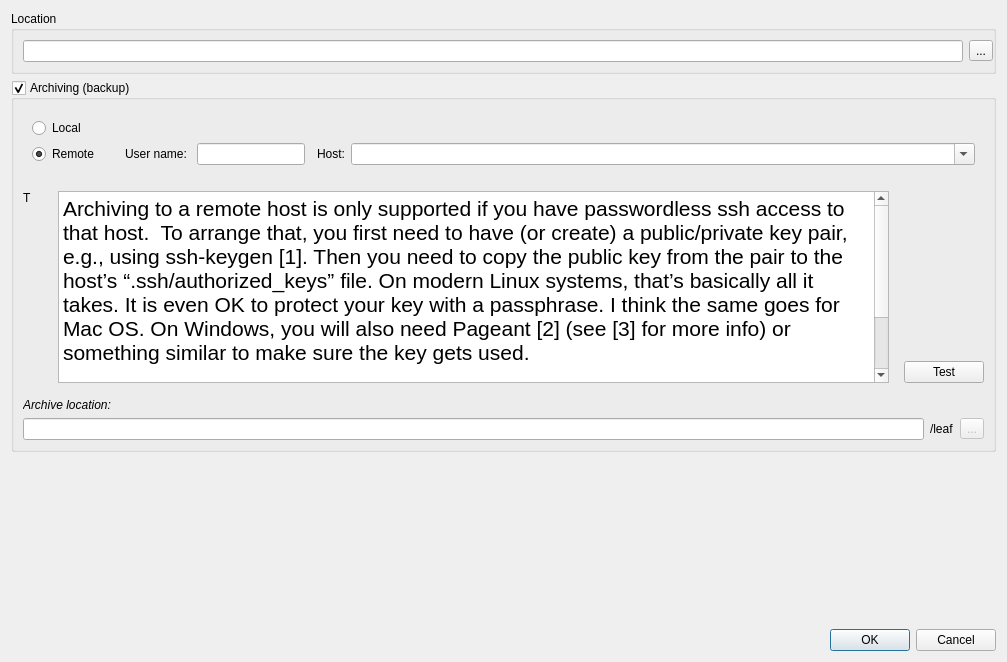
<?xml version="1.0" encoding="UTF-8"?>
<ui version="4.0">
 <class>newBookDialog</class>
 <widget class="QDialog" name="newBookDialog">
  <property name="geometry">
   <rect>
    <x>0</x>
    <y>0</y>
    <width>1007</width>
    <height>662</height>
   </rect>
  </property>
  <property name="windowTitle">
   <string>Create new notebook</string>
  </property>
  <layout class="QVBoxLayout" name="verticalLayout">
   <item>
    <widget class="QGroupBox" name="groupBox">
     <property name="title">
      <string>Location</string>
     </property>
     <layout class="QHBoxLayout" name="horizontalLayout_2">
      <property name="rightMargin">
       <number>0</number>
      </property>
      <item>
       <widget class="QLineEdit" name="location"/>
      </item>
      <item>
       <widget class="QToolButton" name="browse">
        <property name="text">
         <string>...</string>
        </property>
       </widget>
      </item>
     </layout>
    </widget>
   </item>
   <item>
    <widget class="QGroupBox" name="archive">
     <property name="title">
      <string>Archiving (backup)</string>
     </property>
     <property name="flat">
      <bool>false</bool>
     </property>
     <property name="checkable">
      <bool>true</bool>
     </property>
     <property name="checked">
      <bool>true</bool>
     </property>
     <layout class="QVBoxLayout" name="verticalLayout_2">
      <item>
       <widget class="QWidget" name="widget_2" native="true">
        <layout class="QHBoxLayout" name="horizontalLayout">
         <item>
          <widget class="QWidget" name="widget_3" native="true">
           <layout class="QVBoxLayout" name="verticalLayout_3">
            <property name="leftMargin">
             <number>0</number>
            </property>
            <property name="topMargin">
             <number>0</number>
            </property>
            <property name="rightMargin">
             <number>0</number>
            </property>
            <property name="bottomMargin">
             <number>3</number>
            </property>
            <item>
             <widget class="QRadioButton" name="local">
              <property name="text">
               <string>Local</string>
              </property>
              <property name="checked">
               <bool>false</bool>
              </property>
             </widget>
            </item>
            <item>
             <widget class="QRadioButton" name="remote">
              <property name="text">
               <string>Remote</string>
              </property>
              <property name="checked">
               <bool>true</bool>
              </property>
             </widget>
            </item>
           </layout>
          </widget>
         </item>
         <item>
          <widget class="QWidget" name="widget_6" native="true">
           <layout class="QVBoxLayout" name="verticalLayout_4">
            <property name="leftMargin">
             <number>20</number>
            </property>
            <property name="topMargin">
             <number>0</number>
            </property>
            <property name="rightMargin">
             <number>0</number>
            </property>
            <property name="bottomMargin">
             <number>0</number>
            </property>
            <item>
             <spacer name="verticalSpacer_2">
              <property name="orientation">
               <enum>Qt::Vertical</enum>
              </property>
              <property name="sizeType">
               <enum>QSizePolicy::MinimumExpanding</enum>
              </property>
              <property name="sizeHint" stdset="0">
               <size>
                <width>20</width>
                <height>0</height>
               </size>
              </property>
             </spacer>
            </item>
            <item>
             <widget class="QWidget" name="widget_4" native="true">
              <property name="enabled">
               <bool>true</bool>
              </property>
              <layout class="QHBoxLayout" name="horizontalLayout_5" stretch="0,0,0,0,1">
               <property name="leftMargin">
                <number>0</number>
               </property>
               <property name="topMargin">
                <number>0</number>
               </property>
               <property name="rightMargin">
                <number>0</number>
               </property>
               <property name="bottomMargin">
                <number>2</number>
               </property>
               <item>
                <widget class="QLabel" name="label">
                 <property name="text">
                  <string>User name: </string>
                 </property>
                </widget>
               </item>
               <item>
                <widget class="QLineEdit" name="username"/>
               </item>
               <item>
                <widget class="QWidget" name="widget_8" native="true"/>
               </item>
               <item>
                <widget class="QLabel" name="label_4">
                 <property name="sizePolicy">
                  <sizepolicy hsizetype="Minimum" vsizetype="Minimum">
                   <horstretch>0</horstretch>
                   <verstretch>0</verstretch>
                  </sizepolicy>
                 </property>
                 <property name="text">
                  <string>Host:</string>
                 </property>
                </widget>
               </item>
               <item>
                <widget class="QComboBox" name="host">
                 <property name="sizePolicy">
                  <sizepolicy hsizetype="Expanding" vsizetype="Fixed">
                   <horstretch>0</horstretch>
                   <verstretch>0</verstretch>
                  </sizepolicy>
                 </property>
                 <property name="editable">
                  <bool>true</bool>
                 </property>
                </widget>
               </item>
              </layout>
             </widget>
            </item>
           </layout>
          </widget>
         </item>
        </layout>
       </widget>
      </item>
      <item>
       <widget class="QWidget" name="caution" native="true">
        <layout class="QHBoxLayout" name="horizontalLayout_4">
         <property name="leftMargin">
          <number>0</number>
         </property>
         <property name="rightMargin">
          <number>0</number>
         </property>
         <item>
          <widget class="QWidget" name="widget_5" native="true">
           <layout class="QVBoxLayout" name="verticalLayout_6">
            <property name="leftMargin">
             <number>0</number>
            </property>
            <property name="topMargin">
             <number>0</number>
            </property>
            <property name="bottomMargin">
             <number>0</number>
            </property>
            <item>
             <widget class="QLabel" name="cautionIcon">
              <property name="text">
               <string>T</string>
              </property>
             </widget>
            </item>
            <item>
             <spacer name="verticalSpacer_4">
              <property name="orientation">
               <enum>Qt::Vertical</enum>
              </property>
              <property name="sizeType">
               <enum>QSizePolicy::MinimumExpanding</enum>
              </property>
              <property name="sizeHint" stdset="0">
               <size>
                <width>20</width>
                <height>0</height>
               </size>
              </property>
             </spacer>
            </item>
           </layout>
          </widget>
         </item>
         <item>
          <widget class="QTextEdit" name="infoText">
           <property name="sizePolicy">
            <sizepolicy hsizetype="Expanding" vsizetype="MinimumExpanding">
             <horstretch>0</horstretch>
             <verstretch>200</verstretch>
            </sizepolicy>
           </property>
           <property name="minimumSize">
            <size>
             <width>0</width>
             <height>0</height>
            </size>
           </property>
           <property name="readOnly">
            <bool>true</bool>
           </property>
           <property name="html">
            <string>&lt;!DOCTYPE HTML PUBLIC &quot;-//W3C//DTD HTML 4.0//EN&quot; &quot;http://www.w3.org/TR/REC-html40/strict.dtd&quot;&gt;
&lt;html&gt;&lt;head&gt;&lt;meta name=&quot;qrichtext&quot; content=&quot;1&quot; /&gt;&lt;style type=&quot;text/css&quot;&gt;
p, li { white-space: pre-wrap; }
&lt;/style&gt;&lt;/head&gt;&lt;body style=&quot; font-family:'Sans'; font-size:16pt; font-weight:400; font-style:normal;&quot;&gt;
&lt;p style=&quot; margin-top:0px; margin-bottom:0px; margin-left:0px; margin-right:0px; -qt-block-indent:0; text-indent:0px;&quot;&gt;Archiving to a remote host is only supported if you have passwordless ssh access to that host.  To arrange that, you first need to have (or create) a public/private key pair, e.g., using ssh-keygen [1]. Then you need to copy the public key from the pair to the host’s “.ssh/authorized_keys” file. On modern Linux systems, that’s basically all it takes. It is even OK to protect your key with a passphrase. I think the same goes for Mac OS. On Windows, you will also need Pageant [2] (see [3] for more info) or something similar to make sure the key gets used.&lt;/p&gt;
&lt;p style=&quot;-qt-paragraph-type:empty; margin-top:0px; margin-bottom:0px; margin-left:0px; margin-right:0px; -qt-block-indent:0; text-indent:0px;&quot;&gt;&lt;br /&gt;&lt;/p&gt;
&lt;p style=&quot; margin-top:0px; margin-bottom:0px; margin-left:0px; margin-right:0px; -qt-block-indent:0; text-indent:0px;&quot;&gt;[1] https://help.ubuntu.com/community/SSH/OpenSSH/Keys&lt;/p&gt;
&lt;p style=&quot; margin-top:0px; margin-bottom:0px; margin-left:0px; margin-right:0px; -qt-block-indent:0; text-indent:0px;&quot;&gt;[2] http://www.chiark.greenend.org.uk/~sgtatham/putty/download.html&lt;/p&gt;
&lt;p style=&quot; margin-top:0px; margin-bottom:0px; margin-left:0px; margin-right:0px; -qt-block-indent:0; text-indent:0px;&quot;&gt;[3] http://the.earth.li/~sgtatham/putty/0.58/htmldoc/Chapter9.html&lt;/p&gt;&lt;/body&gt;&lt;/html&gt;</string>
           </property>
          </widget>
         </item>
         <item>
          <widget class="QWidget" name="widget_7" native="true">
           <layout class="QVBoxLayout" name="verticalLayout_5">
            <property name="spacing">
             <number>0</number>
            </property>
            <property name="topMargin">
             <number>0</number>
            </property>
            <property name="rightMargin">
             <number>0</number>
            </property>
            <property name="bottomMargin">
             <number>0</number>
            </property>
            <item>
             <spacer name="verticalSpacer_3">
              <property name="orientation">
               <enum>Qt::Vertical</enum>
              </property>
              <property name="sizeHint" stdset="0">
               <size>
                <width>20</width>
                <height>0</height>
               </size>
              </property>
             </spacer>
            </item>
            <item>
             <widget class="QPushButton" name="test">
              <property name="text">
               <string>Test</string>
              </property>
             </widget>
            </item>
           </layout>
          </widget>
         </item>
        </layout>
       </widget>
      </item>
      <item>
       <widget class="QLabel" name="label_3">
        <property name="font">
         <font>
          <italic>true</italic>
         </font>
        </property>
        <property name="text">
         <string>Archive location:</string>
        </property>
       </widget>
      </item>
      <item>
       <widget class="QWidget" name="widget" native="true">
        <layout class="QHBoxLayout" name="horizontalLayout_3">
         <property name="margin">
          <number>0</number>
         </property>
         <item>
          <widget class="QLineEdit" name="alocation"/>
         </item>
         <item>
          <widget class="QLabel" name="leaf">
           <property name="text">
            <string>/leaf</string>
           </property>
          </widget>
         </item>
         <item>
          <widget class="QToolButton" name="abrowse">
           <property name="enabled">
            <bool>false</bool>
           </property>
           <property name="text">
            <string>...</string>
           </property>
          </widget>
         </item>
        </layout>
       </widget>
      </item>
     </layout>
    </widget>
   </item>
   <item>
    <spacer name="verticalSpacer">
     <property name="orientation">
      <enum>Qt::Vertical</enum>
     </property>
     <property name="sizeHint" stdset="0">
      <size>
       <width>20</width>
       <height>1000</height>
      </size>
     </property>
    </spacer>
   </item>
   <item>
    <widget class="QDialogButtonBox" name="buttonBox">
     <property name="orientation">
      <enum>Qt::Horizontal</enum>
     </property>
     <property name="standardButtons">
      <set>QDialogButtonBox::Cancel|QDialogButtonBox::Ok</set>
     </property>
    </widget>
   </item>
  </layout>
 </widget>
 <tabstops>
  <tabstop>location</tabstop>
  <tabstop>browse</tabstop>
  <tabstop>archive</tabstop>
  <tabstop>host</tabstop>
  <tabstop>alocation</tabstop>
  <tabstop>abrowse</tabstop>
  <tabstop>buttonBox</tabstop>
 </tabstops>
 <resources/>
 <connections>
  <connection>
   <sender>buttonBox</sender>
   <signal>accepted()</signal>
   <receiver>newBookDialog</receiver>
   <slot>accept()</slot>
   <hints>
    <hint type="sourcelabel">
     <x>284</x>
     <y>648</y>
    </hint>
    <hint type="destinationlabel">
     <x>157</x>
     <y>274</y>
    </hint>
   </hints>
  </connection>
  <connection>
   <sender>buttonBox</sender>
   <signal>rejected()</signal>
   <receiver>newBookDialog</receiver>
   <slot>reject()</slot>
   <hints>
    <hint type="sourcelabel">
     <x>343</x>
     <y>648</y>
    </hint>
    <hint type="destinationlabel">
     <x>286</x>
     <y>274</y>
    </hint>
   </hints>
  </connection>
  <connection>
   <sender>remote</sender>
   <signal>toggled(bool)</signal>
   <receiver>widget_4</receiver>
   <slot>setEnabled(bool)</slot>
   <hints>
    <hint type="sourcelabel">
     <x>121</x>
     <y>166</y>
    </hint>
    <hint type="destinationlabel">
     <x>289</x>
     <y>169</y>
    </hint>
   </hints>
  </connection>
  <connection>
   <sender>archive</sender>
   <signal>toggled(bool)</signal>
   <receiver>widget_2</receiver>
   <slot>setVisible(bool)</slot>
   <hints>
    <hint type="sourcelabel">
     <x>52</x>
     <y>171</y>
    </hint>
    <hint type="destinationlabel">
     <x>311</x>
     <y>142</y>
    </hint>
   </hints>
  </connection>
  <connection>
   <sender>archive</sender>
   <signal>toggled(bool)</signal>
   <receiver>widget</receiver>
   <slot>setVisible(bool)</slot>
   <hints>
    <hint type="sourcelabel">
     <x>77</x>
     <y>87</y>
    </hint>
    <hint type="destinationlabel">
     <x>134</x>
     <y>490</y>
    </hint>
   </hints>
  </connection>
  <connection>
   <sender>browse</sender>
   <signal>clicked()</signal>
   <receiver>newBookDialog</receiver>
   <slot>browse()</slot>
   <hints>
    <hint type="sourcelabel">
     <x>678</x>
     <y>61</y>
    </hint>
    <hint type="destinationlabel">
     <x>387</x>
     <y>8</y>
    </hint>
   </hints>
  </connection>
  <connection>
   <sender>abrowse</sender>
   <signal>clicked()</signal>
   <receiver>newBookDialog</receiver>
   <slot>abrowse()</slot>
   <hints>
    <hint type="sourcelabel">
     <x>669</x>
     <y>489</y>
    </hint>
    <hint type="destinationlabel">
     <x>389</x>
     <y>173</y>
    </hint>
   </hints>
  </connection>
  <connection>
   <sender>local</sender>
   <signal>toggled(bool)</signal>
   <receiver>abrowse</receiver>
   <slot>setVisible(bool)</slot>
   <hints>
    <hint type="sourcelabel">
     <x>120</x>
     <y>137</y>
    </hint>
    <hint type="destinationlabel">
     <x>669</x>
     <y>489</y>
    </hint>
   </hints>
  </connection>
  <connection>
   <sender>archive</sender>
   <signal>toggled(bool)</signal>
   <receiver>label_3</receiver>
   <slot>setVisible(bool)</slot>
   <hints>
    <hint type="sourcelabel">
     <x>79</x>
     <y>90</y>
    </hint>
    <hint type="destinationlabel">
     <x>214</x>
     <y>448</y>
    </hint>
   </hints>
  </connection>
  <connection>
   <sender>remote</sender>
   <signal>toggled(bool)</signal>
   <receiver>caution</receiver>
   <slot>setVisible(bool)</slot>
   <hints>
    <hint type="sourcelabel">
     <x>124</x>
     <y>188</y>
    </hint>
    <hint type="destinationlabel">
     <x>33</x>
     <y>312</y>
    </hint>
   </hints>
  </connection>
 </connections>
 <slots>
  <slot>browse()</slot>
  <slot>abrowse()</slot>
 </slots>
</ui>
